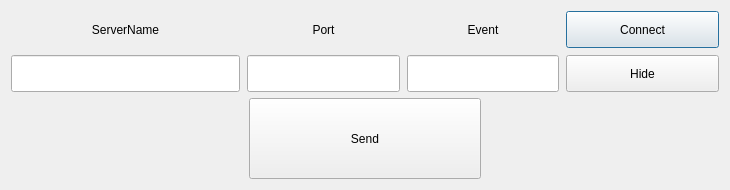
<?xml version="1.0" encoding="UTF-8"?>
<ui version="4.0">
 <class>NetMarker</class>
 <widget class="QDialog" name="NetMarker">
  <property name="geometry">
   <rect>
    <x>0</x>
    <y>0</y>
    <width>730</width>
    <height>190</height>
   </rect>
  </property>
  <property name="windowTitle">
   <string>Dialog</string>
  </property>
  <property name="windowIcon">
   <iconset resource="resources.qrc">
    <normaloff>:/images/resources/netmarker.png</normaloff>:/images/resources/netmarker.png</iconset>
  </property>
  <layout class="QVBoxLayout" name="verticalLayout">
   <item>
    <layout class="QGridLayout" name="gridLayout">
     <property name="spacing">
      <number>7</number>
     </property>
     <item row="0" column="0">
      <widget class="QLabel" name="label_1">
       <property name="sizePolicy">
        <sizepolicy hsizetype="Preferred" vsizetype="Preferred">
         <horstretch>0</horstretch>
         <verstretch>0</verstretch>
        </sizepolicy>
       </property>
       <property name="minimumSize">
        <size>
         <width>0</width>
         <height>0</height>
        </size>
       </property>
       <property name="text">
        <string>ServerName</string>
       </property>
       <property name="alignment">
        <set>Qt::AlignCenter</set>
       </property>
      </widget>
     </item>
     <item row="0" column="3">
      <widget class="QPushButton" name="btnConnect">
       <property name="sizePolicy">
        <sizepolicy hsizetype="Minimum" vsizetype="Preferred">
         <horstretch>0</horstretch>
         <verstretch>0</verstretch>
        </sizepolicy>
       </property>
       <property name="text">
        <string>Connect</string>
       </property>
      </widget>
     </item>
     <item row="1" column="0">
      <widget class="QLineEdit" name="editServer">
       <property name="sizePolicy">
        <sizepolicy hsizetype="Minimum" vsizetype="Preferred">
         <horstretch>3</horstretch>
         <verstretch>0</verstretch>
        </sizepolicy>
       </property>
       <property name="alignment">
        <set>Qt::AlignCenter</set>
       </property>
      </widget>
     </item>
     <item row="0" column="2">
      <widget class="QLabel" name="label_3">
       <property name="sizePolicy">
        <sizepolicy hsizetype="Preferred" vsizetype="Preferred">
         <horstretch>0</horstretch>
         <verstretch>0</verstretch>
        </sizepolicy>
       </property>
       <property name="minimumSize">
        <size>
         <width>0</width>
         <height>0</height>
        </size>
       </property>
       <property name="text">
        <string>Event</string>
       </property>
       <property name="alignment">
        <set>Qt::AlignCenter</set>
       </property>
      </widget>
     </item>
     <item row="1" column="3">
      <widget class="QPushButton" name="btnHide">
       <property name="sizePolicy">
        <sizepolicy hsizetype="Minimum" vsizetype="Preferred">
         <horstretch>2</horstretch>
         <verstretch>0</verstretch>
        </sizepolicy>
       </property>
       <property name="text">
        <string>Hide</string>
       </property>
      </widget>
     </item>
     <item row="1" column="1">
      <widget class="QLineEdit" name="editPort">
       <property name="sizePolicy">
        <sizepolicy hsizetype="Minimum" vsizetype="Preferred">
         <horstretch>2</horstretch>
         <verstretch>0</verstretch>
        </sizepolicy>
       </property>
       <property name="alignment">
        <set>Qt::AlignCenter</set>
       </property>
      </widget>
     </item>
     <item row="1" column="2">
      <widget class="QLineEdit" name="editEvent">
       <property name="sizePolicy">
        <sizepolicy hsizetype="Minimum" vsizetype="Preferred">
         <horstretch>2</horstretch>
         <verstretch>0</verstretch>
        </sizepolicy>
       </property>
       <property name="minimumSize">
        <size>
         <width>0</width>
         <height>0</height>
        </size>
       </property>
       <property name="alignment">
        <set>Qt::AlignCenter</set>
       </property>
      </widget>
     </item>
     <item row="0" column="1">
      <widget class="QLabel" name="label_2">
       <property name="sizePolicy">
        <sizepolicy hsizetype="Preferred" vsizetype="Preferred">
         <horstretch>0</horstretch>
         <verstretch>0</verstretch>
        </sizepolicy>
       </property>
       <property name="text">
        <string>Port</string>
       </property>
       <property name="alignment">
        <set>Qt::AlignCenter</set>
       </property>
      </widget>
     </item>
    </layout>
   </item>
   <item>
    <layout class="QHBoxLayout" name="horizontalLayout">
     <item>
      <widget class="QLabel" name="label_2">
       <property name="sizePolicy">
        <sizepolicy hsizetype="Preferred" vsizetype="Preferred">
         <horstretch>1</horstretch>
         <verstretch>0</verstretch>
        </sizepolicy>
       </property>
       <property name="text">
        <string/>
       </property>
       <property name="alignment">
        <set>Qt::AlignCenter</set>
       </property>
      </widget>
     </item>
     <item>
      <widget class="QPushButton" name="btnSend">
       <property name="sizePolicy">
        <sizepolicy hsizetype="Minimum" vsizetype="Minimum">
         <horstretch>1</horstretch>
         <verstretch>5</verstretch>
        </sizepolicy>
       </property>
       <property name="text">
        <string>Send</string>
       </property>
      </widget>
     </item>
     <item>
      <widget class="QLabel" name="label_2">
       <property name="sizePolicy">
        <sizepolicy hsizetype="Preferred" vsizetype="Preferred">
         <horstretch>1</horstretch>
         <verstretch>0</verstretch>
        </sizepolicy>
       </property>
       <property name="text">
        <string/>
       </property>
       <property name="alignment">
        <set>Qt::AlignCenter</set>
       </property>
      </widget>
     </item>
    </layout>
   </item>
  </layout>
 </widget>
 <resources>
  <include location="resources.qrc"/>
 </resources>
 <connections/>
</ui>
